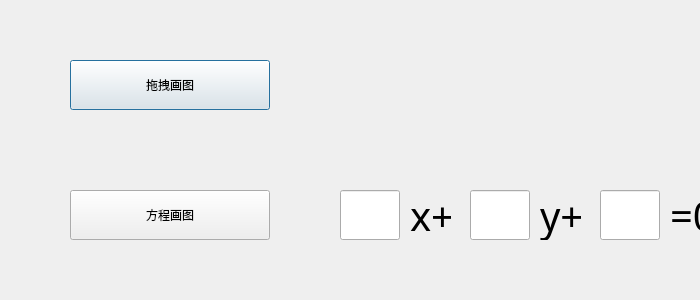
<?xml version="1.0" encoding="UTF-8"?>
<ui version="4.0">
 <class>line_select</class>
 <widget class="QDialog" name="line_select">
  <property name="geometry">
   <rect>
    <x>0</x>
    <y>0</y>
    <width>700</width>
    <height>300</height>
   </rect>
  </property>
  <property name="minimumSize">
   <size>
    <width>700</width>
    <height>300</height>
   </size>
  </property>
  <property name="maximumSize">
   <size>
    <width>700</width>
    <height>300</height>
   </size>
  </property>
  <property name="windowTitle">
   <string>选择直线画图方式</string>
  </property>
  <widget class="QPushButton" name="pushButton">
   <property name="geometry">
    <rect>
     <x>70</x>
     <y>60</y>
     <width>200</width>
     <height>50</height>
    </rect>
   </property>
   <property name="text">
    <string>拖拽画图</string>
   </property>
  </widget>
  <widget class="QPushButton" name="pushButton_2">
   <property name="geometry">
    <rect>
     <x>70</x>
     <y>190</y>
     <width>200</width>
     <height>50</height>
    </rect>
   </property>
   <property name="text">
    <string>方程画图</string>
   </property>
  </widget>
  <widget class="QLineEdit" name="lineEdit">
   <property name="geometry">
    <rect>
     <x>340</x>
     <y>190</y>
     <width>60</width>
     <height>50</height>
    </rect>
   </property>
   <property name="minimumSize">
    <size>
     <width>60</width>
     <height>50</height>
    </size>
   </property>
   <property name="maximumSize">
    <size>
     <width>60</width>
     <height>50</height>
    </size>
   </property>
  </widget>
  <widget class="QLabel" name="label">
   <property name="geometry">
    <rect>
     <x>410</x>
     <y>190</y>
     <width>41</width>
     <height>50</height>
    </rect>
   </property>
   <property name="minimumSize">
    <size>
     <width>0</width>
     <height>50</height>
    </size>
   </property>
   <property name="maximumSize">
    <size>
     <width>16777215</width>
     <height>50</height>
    </size>
   </property>
   <property name="font">
    <font>
     <family>Adobe Arabic</family>
     <pointsize>30</pointsize>
    </font>
   </property>
   <property name="text">
    <string>x+</string>
   </property>
  </widget>
  <widget class="QLineEdit" name="lineEdit_2">
   <property name="geometry">
    <rect>
     <x>470</x>
     <y>190</y>
     <width>60</width>
     <height>50</height>
    </rect>
   </property>
   <property name="minimumSize">
    <size>
     <width>60</width>
     <height>50</height>
    </size>
   </property>
   <property name="maximumSize">
    <size>
     <width>60</width>
     <height>50</height>
    </size>
   </property>
  </widget>
  <widget class="QLabel" name="label_2">
   <property name="geometry">
    <rect>
     <x>540</x>
     <y>190</y>
     <width>41</width>
     <height>50</height>
    </rect>
   </property>
   <property name="minimumSize">
    <size>
     <width>0</width>
     <height>50</height>
    </size>
   </property>
   <property name="maximumSize">
    <size>
     <width>16777215</width>
     <height>50</height>
    </size>
   </property>
   <property name="font">
    <font>
     <family>Adobe Arabic</family>
     <pointsize>30</pointsize>
    </font>
   </property>
   <property name="text">
    <string>y+</string>
   </property>
  </widget>
  <widget class="QLineEdit" name="lineEdit_3">
   <property name="geometry">
    <rect>
     <x>600</x>
     <y>190</y>
     <width>60</width>
     <height>50</height>
    </rect>
   </property>
   <property name="minimumSize">
    <size>
     <width>60</width>
     <height>50</height>
    </size>
   </property>
   <property name="maximumSize">
    <size>
     <width>60</width>
     <height>50</height>
    </size>
   </property>
  </widget>
  <widget class="QLabel" name="label_3">
   <property name="geometry">
    <rect>
     <x>670</x>
     <y>190</y>
     <width>51</width>
     <height>50</height>
    </rect>
   </property>
   <property name="minimumSize">
    <size>
     <width>0</width>
     <height>50</height>
    </size>
   </property>
   <property name="maximumSize">
    <size>
     <width>16777215</width>
     <height>50</height>
    </size>
   </property>
   <property name="font">
    <font>
     <family>Adobe Arabic</family>
     <pointsize>30</pointsize>
    </font>
   </property>
   <property name="text">
    <string>=0</string>
   </property>
  </widget>
 </widget>
 <resources/>
 <connections/>
</ui>
